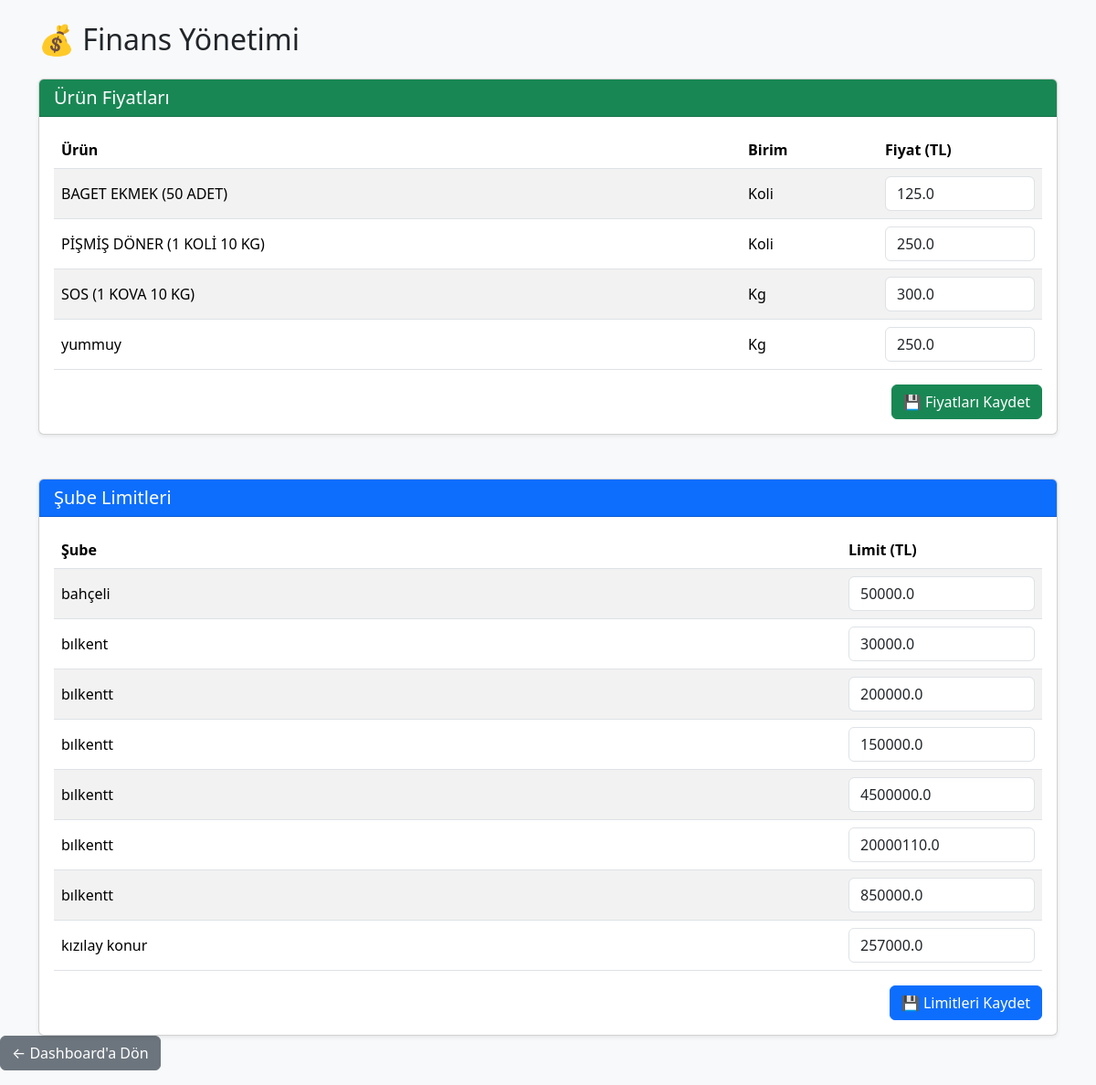
Page /finans (signed in) on the earlier database version.
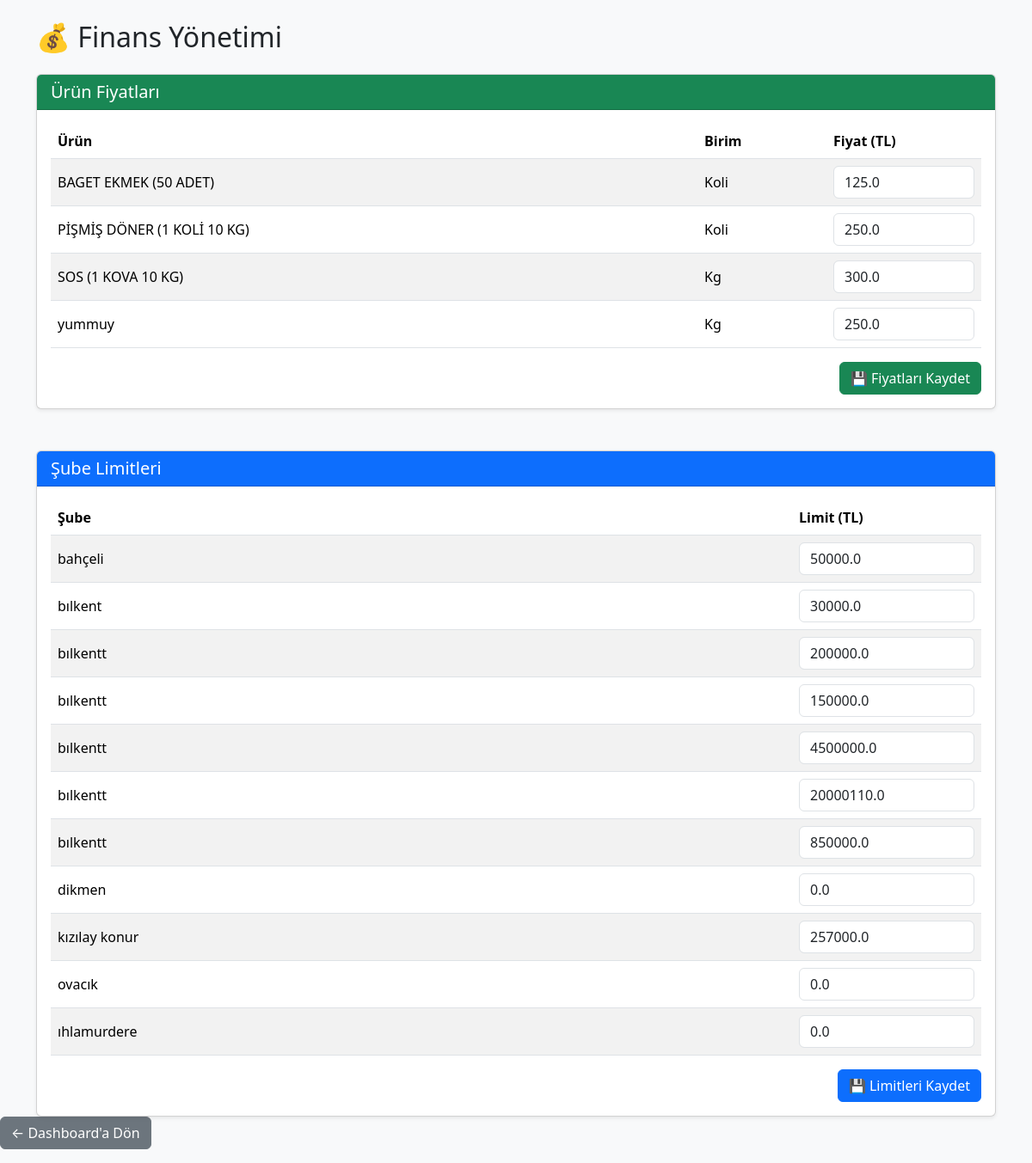
Same page on the later database version.
### tables this page shows
CREATE TABLE urunler(

            id INTEGER PRIMARY KEY AUTOINCREMENT,

            urun_kodu TEXT NOT NULL UNIQUE,

            urun_adi TEXT NOT NULL,

            kategori TEXT,

            birim TEXT,

            durum TEXT

        , palet_kapasitesi INTEGER DEFAULT 0, urun_tipi TEXT DEFAULT 'Donuk', koli_agirligi REAL DEFAULT 0, fiyat REAL DEFAULT 0);

CREATE TABLE subeler(

            id INTEGER PRIMARY KEY AUTOINCREMENT,

            sube_adi TEXT NOT NULL,

            yetkili TEXT,

            telefon TEXT,

            eposta TEXT,

            il TEXT,

            ilce TEXT,

            adres TEXT,

            durum TEXT

        , kullanici_adi TEXT, sifre TEXT, uretim_gunu TEXT, sevkiyat_gunu TEXT, sevkiyat_saati TEXT, teslim_suresi TEXT, limit_tutari REAL DEFAULT 0, firma TEXT DEFAULT 'ÖZNİL', lojistik_bedeli REAL DEFAULT 0);

### src/main.py (the view, shortened to what this page needs)
@app.route("/finans", methods=["GET", "POST"])
def finans():
    sonuc = admin_kontrol()
    if sonuc:
        return sonuc
    urunler = get_finans_urunleri()
    subeler = get_finans_subeleri()
    return render_template(
        "finans.html",
        urunler=urunler,
        subeler=subeler
    )

### src/database.py (called while the page is built)
def connect_database():
    print("DB =", os.path.abspath(DB_NAME))
    return sqlite3.connect(DB_NAME)

def get_finans_urunleri():
    conn = connect_database()
    cursor = conn.cursor()
    cursor.execute("""
        SELECT
            id,
            urun_adi,
            birim,
            fiyat

        FROM urunler

        ORDER BY urun_adi
    """)
    sonuc = cursor.fetchall()
    conn.close()
    return sonuc

def get_finans_subeleri():
    conn = connect_database()
    cursor = conn.cursor()
    cursor.execute("""
        SELECT
            id,
            sube_adi,
            limit_tutari

        FROM subeler

        ORDER BY sube_adi
    """)
    sonuc = cursor.fetchall()
    conn.close()
    return sonuc

### src/main.py (called while the page is built)
@app.before_request
def test():
    print(
        "METHOD:",
        request.method,
        "URL:",
        request.path
    )

def admin_kontrol():
    if "giris" not in session:
        return redirect("/")
    if session.get("yetki") != "admin":
        abort(403)
    return None

### templates/finans.html (shortened to what this page needs)
<!DOCTYPE html>
<html lang="tr">
<head>
    <link href="https://cdn.jsdelivr.net/npm/bootstrap@5.3.3/dist/css/bootstrap.min.css" rel="stylesheet">
</head>
<body class="bg-light">
<div class="container mt-4">
    <h2 class="mb-4">
        💰 Finans Yönetimi
    </h2>
    <div class="card shadow-sm mb-5">
        <div class="card-header bg-success text-white">
            <h5 class="mb-0">
                Ürün Fiyatları
            </h5>
        </div>
        <div class="card-body">
            <form method="POST">
                <table class="table table-striped table-hover align-middle">
                    <thead>
                        <tr>
                            <th>Ürün</th>
                            <th width="150">Birim</th>
                            <th width="180">Fiyat (TL)</th>
                        </tr>
                    </thead>
                    <tbody>
                    {% for urun in urunler %}
                        <tr>
                            <td>{{ urun[1] }}</td>
                            <td>{{ urun[2] }}</td>
                            <td>
                                <input
                                    type="number"
                                    step="0.01"
                                    min="0"
                                    class="form-control"
                                    name="fiyat_{{ urun[0] }}"
                                    value="{{ urun[3] }}">
                            </td>
                        </tr>
                    {% endfor %}
                    </tbody>
                </table>
                <div class="text-end">
                    <button
                        type="submit"
                        class="btn btn-success">
                        💾 Fiyatları Kaydet
                    </button>
                </div>
            </form>
        </div>
    </div>
    <div class="card shadow-sm">
        <div class="card-header bg-primary text-white">
            <h5 class="mb-0">
                Şube Limitleri
            </h5>
        </div>
        <div class="card-body">
            <form method="POST">
                <table class="table table-striped table-hover align-middle">
                    <thead>
                        <tr>
                            <th>Şube</th>
                            <th width="220">Limit (TL)</th>
                        </tr>
                    </thead>
                    <tbody>
                    {% for sube in subeler %}
                        <tr>
                            <td>{{ sube[1] }}</td>
                            <td>
                                <input
                                    type="number"
                                    step="0.01"
                                    min="0"
                                    class="form-control"
                                    name="limit_{{ sube[0] }}"
                                    value="{{ sube[2] }}">
                            </td>
                        </tr>
                    {% endfor %}
                    </tbody>
                </table>
                <div class="text-end">
                    <button
                        type="submit"
                        class="btn btn-primary">
                        💾 Limitleri Kaydet
                    </button>
                </div>
            </form>
        </div>
    </div>
</div>
</body>
</html>
<div class="mb-3">
    <a href="/dashboard" class="btn btn-secondary">
        ← Dashboard'a Dön
    </a>
</div>

Differences in the rows shown:
added subeler: sube_adi "dikmen", limit_tutari "0.0"
added subeler: sube_adi "ovacık", limit_tutari "0.0"
added subeler: sube_adi "ıhlamurdere", limit_tutari "0.0"
